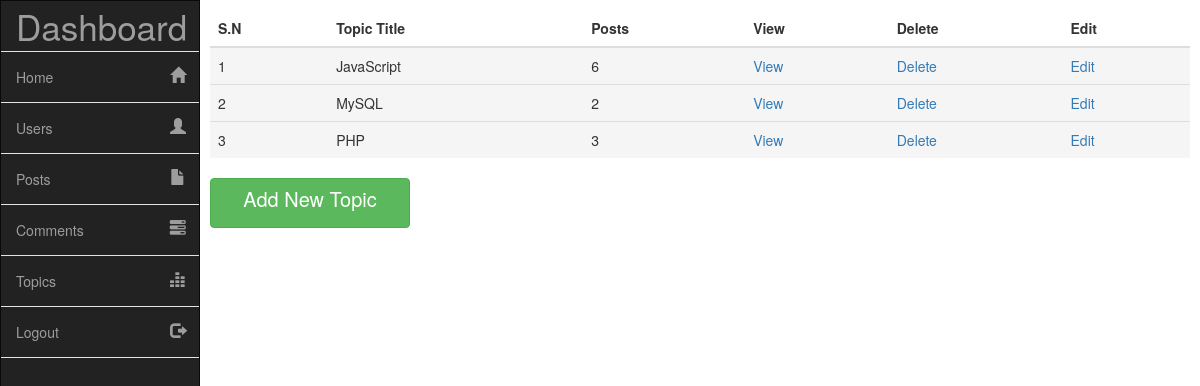
/admin/index.php?page=topics (signed in), run on the app's committed database.
### tables this page shows
CREATE TABLE `topics` (
  `topic_id` int(11) NOT NULL,
  `topic_title` varchar(100) NOT NULL
);

### admin/topics.php (the view, shortened to what this page needs)
<div class="table-responsive">
	<table class="table">
		<thead>
			<tr>
				<th>S.N</th>
				<th>Topic Title</th>
				<th>Posts</th>
				<th>View</th>
				<th>Delete</th>
				<th>Edit</th>
			</tr>
		</thead>
		<tbody>
			<?php
				$sel_topics = "SELECT * from topics order by 1 DESC";
				$run_topics = mysqli_query( $connection, $sel_topics );
				$i = 0;
				while ( $row_topic = mysqli_fetch_array( $run_topics ) ) {
					$topic_id = $row_topic['topic_id'];
					$topic_title = $row_topic['topic_title'];
					$i++;
					$sel_posts = "SELECT * from posts where topic_id='$topic_id'";
					$run_posts = mysqli_query( $connection, $sel_posts );
					$total_posts = mysqli_num_rows( $run_posts );
					$output  = "<tr class='active'>";
					$output .= "<td>$i</td>";
					$output .= "<td>$topic_title</td>";
					$output .= "<td>$total_posts</td>";
					$output .= "<td><a href='../topic.php?topic=$topic_id' target='blank'>View</a></td>";
					$output .= "<td><a href='delete_topic.php?topic_id=$topic_id'>Delete</a></td>";
					$output .= "<td><a href='edit_topic.php?topic_id=$topic_id'>Edit</a></td>";
					$output .= "</tr>";
					echo $output;
				}
			?>
		</tbody>
	</table>
</div>
<div class="add-category">
	<div class="clearfix">
		<a href="index.php?page=topics&newtopic" class="btn btn-success">Add New Topic</a>
	</div>
</div>

### admin/assets/css/main.css (style rules this page uses)
body, html { height: 100%; }

### data on the page
topics: topic_title "JavaScript", total_posts "6"
topics: topic_title "MySQL", total_posts "2"
topics: topic_title "PHP", total_posts "3"
